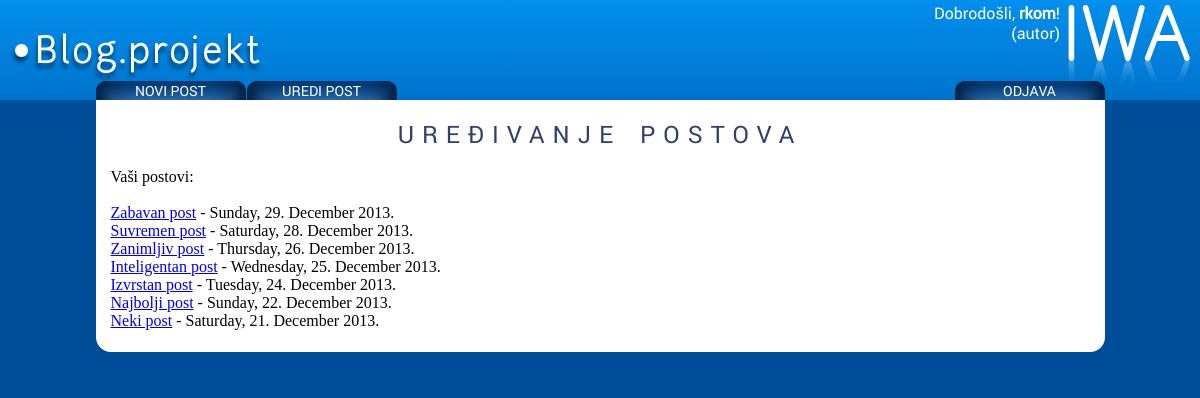
The page /uredi_post.php (signed in) on the database its author committed.
### tables this page shows
CREATE TABLE IF NOT EXISTS `clanak` (
  `clanak_id` int(11) NOT NULL AUTO_INCREMENT,
  `korisnik_id` int(10) NOT NULL,
  `naslov` varchar(100) NOT NULL,
  `tekst` text NOT NULL,
  `slika` varchar(500) NOT NULL,
  `datum` timestamp NOT NULL DEFAULT CURRENT_TIMESTAMP ON UPDATE CURRENT_TIMESTAMP,
  `objavljen` int(11) NOT NULL,
  PRIMARY KEY (`clanak_id`)
);

### uredi_post.php (the view, shortened to what this page needs)
<?php
include('connect.php');
if (isset($_SESSION['login']) && ($_SESSION['user_type'] == 0 || $_SESSION['user_type'] == 1))
{
?>
	<head>
	<link href="style.css" rel="stylesheet" type="text/css"/>
	<?php
		include('header.php');
		$user_id = $_SESSION["user_id"];
		$sql = ("SELECT clanak.clanak_id, clanak.naslov, clanak.tekst, clanak.datum, clanak.slika, clanak.objavljen, korisnik.ime, oznaka.oznaka
		FROM clanak
		INNER JOIN korisnik ON clanak.korisnik_id = korisnik.korisnik_id AND korisnik.korisnik_id = '$user_id'
		INNER JOIN oznaka ON clanak.clanak_id = oznaka.clanak_id ORDER BY clanak.clanak_id DESC");
		$query = mysqli_query($connect, $sql);
		$postnumber = mysqli_num_rows ($query);
		$i = 0;
	?>
	<div class="container" align="left">
		<br />
		<div align="center" class="velikinaslov">UREĐIVANJE POSTOVA</div><br />
	<div style="margin-left:15px">Vaši postovi: <br>
	<?php
	while ($i < $postnumber)
	{
	$result= mysqli_fetch_array ($query);
	$post_id = $result["clanak_id"];
	$naslov=$result["naslov"];
	$datum= iconv ('ISO-8859-2', 'UTF-8', strftime("%A, %d. %B %Y.", strtotime($result["datum"])));
	echo "<br><a href='uredi_post2.php?postid=" . $post_id . "'>" . $naslov . "</a> - " . $datum ;
	$i++;
	}
	?>
	</div>
	</div>
	<img class="center" src="images/containerbottom.png"/>
	</body>
<?php
}
?>

### style.css (style rules this page uses)
html { overflow-y: scroll; }
body { margin: 0px; padding: 0px; background-color:#004D99; background-repeat:repeat; }
.container { position:relative; width:1009px; padding:0px; margin-left:auto; margin-right:auto; background-color:#FFFFFF; overflow:hidden; }
.velikinaslov { font-family: "Roboto Regular"; font-size: 24px; color: #31406E; letter-spacing: 8px; word-spacing: 5px; padding: 0px; text-align: center; }
img.center { display: block; margin-left: auto; margin-right: auto; }

### rows shown on the page
clanak: naslov "Zabavan post", datum "Sunday, 29. December 2013."
clanak: naslov "Suvremen post", datum "Saturday, 28. December 2013."
clanak: naslov "Zanimljiv post", datum "Thursday, 26. December 2013."
clanak: naslov "Inteligentan post", datum "Wednesday, 25. December 2013."
clanak: naslov "Izvrstan post", datum "Tuesday, 24. December 2013."
clanak: naslov "Najbolji post", datum "Sunday, 22. December 2013."
clanak: naslov "Neki post", datum "Saturday, 21. December 2013."

### other values the page prints
$user "rkom"
